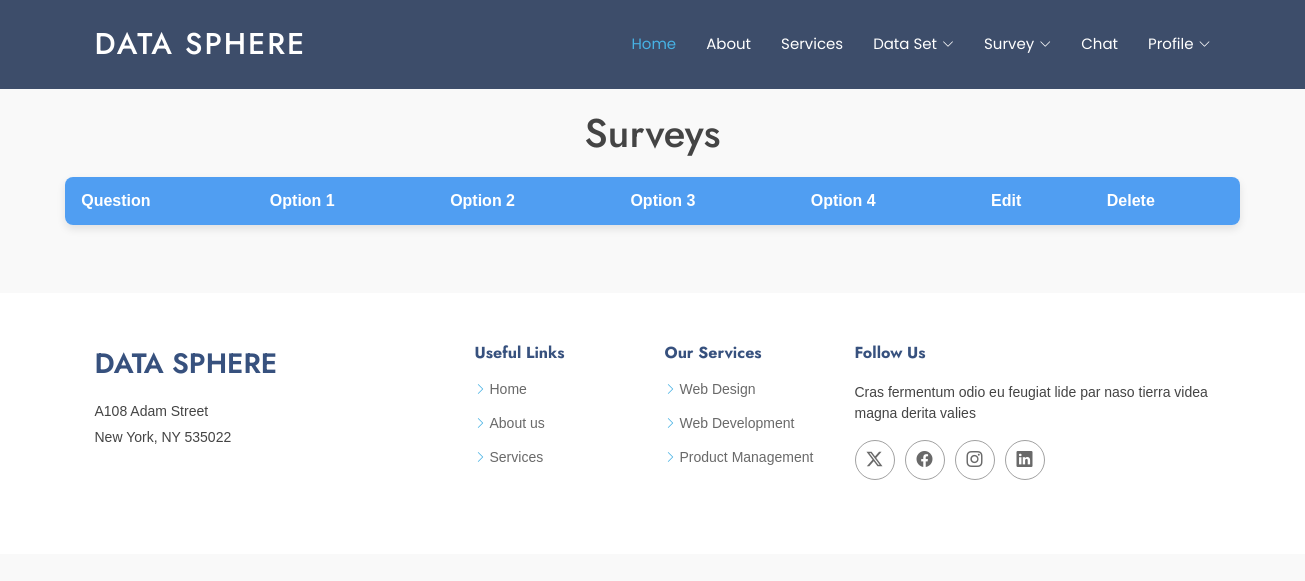
The page /survey_view (signed in) on the database as committed earlier.
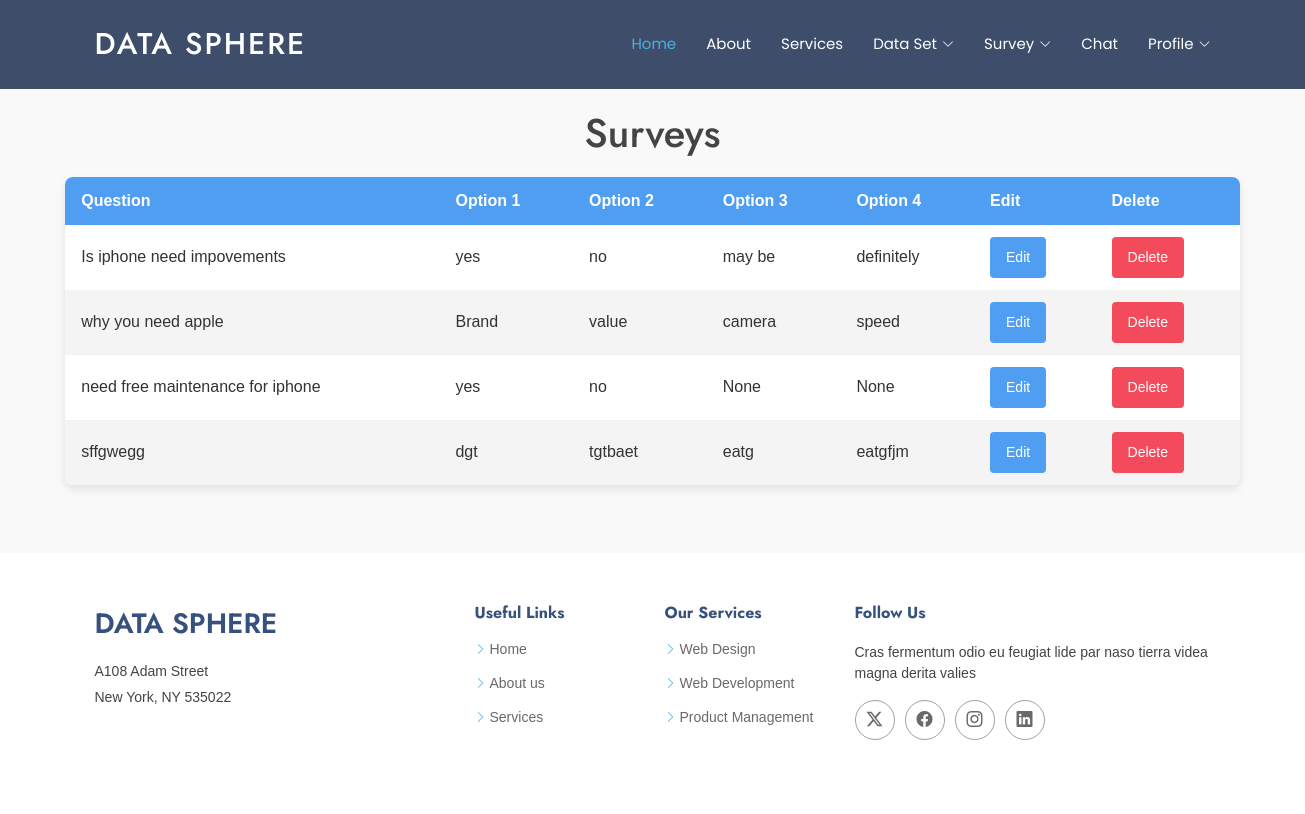
The same page on the database as committed later.
### Dataapp/models.py (models this page shows)
class Survey(models.Model):
    question=models.CharField(max_length=500)
    option1=models.CharField(max_length=100)
    option2=models.CharField(max_length=100)
    option3=models.CharField(max_length=100,null=True,blank=True)
    option4=models.CharField(max_length=100,null=True,blank=True)
    login=models.ForeignKey(Login,on_delete=models.CASCADE)

### Dataapp/views.py (the view)
# urls.py: path('survey_view',views.survey_view,name='survey_view'),
def survey_view(request):
    log=request.session['buss_id']
    users = Survey.objects.filter(login_id=log)
    return render(request, 'bussiness/buss_survey_view.html', {'users': users})

### Dataapp/templates/bussiness/buss_survey_view.html (shortened to what this page needs)
{% extends "bussiness/header.html" %}
{% load static %}
{% block content %}
<!DOCTYPE html>
<html lang="en">
<head>
</head>
<body>
    <h1>Surveys</h1>
    <table>
        <thead>
            <tr>
                <th>Question</th>
                <th>Option 1</th>
                <th>Option 2</th>
                <th>Option 3</th>
                <th>Option 4</th>
                <th>Edit</th>
                <th>Delete</th>
            </tr>
        </thead>
        <tbody>
            {% for user in users %}
            <tr>
                <td>{{ user.question }}</td>
                <td>{{ user.option1 }}</td>
                <td>{{ user.option2 }}</td>
                <td>{{ user.option3 }}</td>
                <td>{{ user.option4 }}</td>
                <td>
                    <a href="{% url 'survey_edit' user.id %}">
                        <button class="edit-btn"> Edit</button>
                    </a>
                </td>
                <td>
                    <a href="{% url 'survey_delete' user.id %}" onclick="return confirm('Are you sure you want to delete this survey?');">
                        <button class="delete-btn">Delete</button>
                    </a>
                </td>
            </tr>
            {% endfor %}
        </tbody>
    </table>
</body>
</html></a>
<br><br>
{% endblock %}

Rows that differ between the two databases and show on the page:
added Survey: question "Is iphone need impovements", option1 "yes", option2 "no", option3 "may be", option4 "definitely"
added Survey: question "why you need apple", option1 "Brand", option2 "value", option3 "camera", option4 "speed"
added Survey: question "need free maintenance for iphone", option1 "yes", option2 "no", option3 "None", option4 "None"
added Survey: question "sffgwegg", option1 "dgt", option2 "tgtbaet", option3 "eatg", option4 "eatgfjm"
